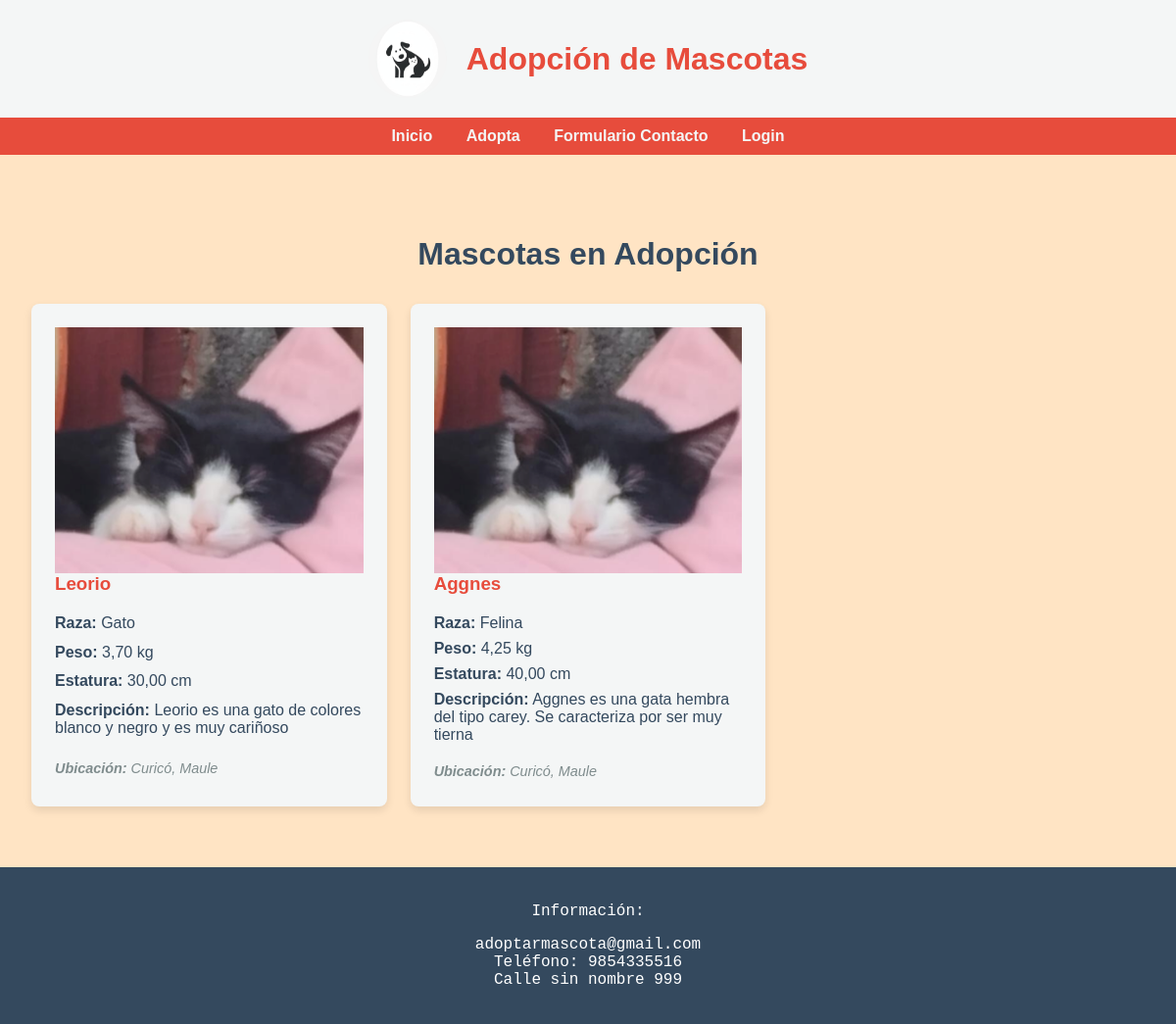
The app's page /adopta/ with its own data.
### adopta/models.py (models this page shows, shortened)
class Mascota(models.Model):
    codigo = models.AutoField(primary_key=True)
    nombre = models.CharField(max_length=100)
    raza = models.CharField(max_length=100)
    peso = models.DecimalField(max_digits=5, decimal_places=2, help_text="Peso en kg")
    estatura = models.DecimalField(max_digits=5, decimal_places=2, help_text="Estatura en cm")
    descripcion = models.TextField()
    region = models.CharField(max_length=100)
    comuna = models.CharField(max_length=100)

### adopta/views.py (the view)
# urls.py: path('adopta/', views.lista_mascotas, name='lista_mascotas'),
def lista_mascotas(request):
    mascotas = Mascota.objects.all()
    return render(request, 'adopta/listar_mascotas.html', {'mascotas': mascotas})

### templates/adopta/listar_mascotas.html (shortened to what this page needs)
{% extends 'adopta/base.html' %}
{% load static %}
{% block content %}
<div class="lista-container">
    <h1>Mascotas en Adopción</h1>
    <div class="grid-mascotas">
        {% for mascota in mascotas %}
            <div class="card-mascota">
                <img src="{% static 'img/leorio.png' %}" alt="Foto de {{ mascota.nombre }}">
                <h3>{{ mascota.nombre }}</h3>
                <p><strong>Raza:</strong> {{ mascota.raza }}</p>
                <p><strong>Peso:</strong> {{ mascota.peso }} kg</p>
                <p><strong>Estatura:</strong> {{ mascota.estatura }} cm</p>
                <p><strong>Descripción:</strong> {{ mascota.descripcion }}</p>
                <p class="ubicacion"><strong>Ubicación:</strong> {{ mascota.comuna }}, {{ mascota.region }}</p>
            </div>
        {% empty %}
            <p class="sin-mascotas">No hay mascotas disponibles para adopción en este momento. ¡Vuelve pronto!</p>
        {% endfor %}
    </div>
</div>
{% endblock %}

### static/css/styles.css (style rules this page uses)
body { background-color: bisque; font-family: sans-serif; margin: 0; padding: 0; display: flex; flex-direction: column; min-height: 100vh; }
.lista-container { padding: 2rem; max-width: 1200px; margin: 30px auto; }
.lista-container h1 { text-align: center; color: #34495e; font-family: Impact, sans-serif; margin-bottom: 2rem; }
.grid-mascotas { display: grid; grid-template-columns: repeat(auto-fill, minmax(300px, 1fr)); gap: 1.5rem; }
.card-mascota { background-color: #f4f6f6; border-radius: 8px; padding: 1.5rem; box-shadow: 0 4px 8px rgba(0,0,0,0.1); display: flex; flex-direction: column; }
.card-mascota h3 { color: #e74c3c; margin-top: 0; margin-bottom: 1rem; }
.card-mascota p { margin: 0.25rem 0; color: #34495e; flex-grow: 1; }
.card-mascota .ubicacion { font-style: italic; font-size: 0.9em; color: #7f8c8d; margin-top: 1rem; }

### records on screen
Mascota: nombre "Leorio", raza "Gato", peso "3,70", estatura "30,00", descripcion "Leorio es una gato de colores blanco y negro y es muy cariñoso", comuna "Curicó", region "Maule"
Mascota: nombre "Aggnes", raza "Felina", peso "4,25", estatura "40,00", descripcion "Aggnes es una gata hembra del tipo carey. Se caracteriza por ser muy tierna", comuna "Curicó", region "Maule"
